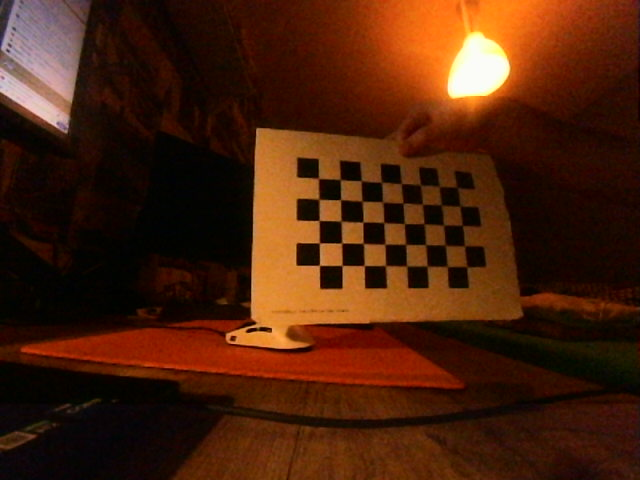
//> input picture utils/calibration/images/left/0_frame.png, 640 x 480 px, given in place of the camera
$ ./stereo_calibration   (built with g++ and OpenCV 4)
//> lines starting //> are read from the running program, lines starting //| are printed output that depends on the picture
// g++ -std=c++17 stereo_calibration.cpp -o calibration `pkg-config --cflags --libs opencv4`

#include <iostream>
#include <string>
#include <vector>
#include <filesystem>
#include <algorithm>
#include "opencv2/opencv.hpp"
#include <opencv2/calib3d.hpp>
#include <opencv2/highgui.hpp>
#include <opencv2/imgproc.hpp>

using namespace std;
using namespace cv;
namespace fs = std::filesystem;

const string LEFT_FRAME_PATH = "images/left";
const string RIGHT_FRAME_PATH = "images/right";

const int CHECKERBOARD_WIDTH = 8;
const int CHECKERBOARD_HEIGHT = 5;
const float SQUARE_SIZE = 0.025f;
const Size boardSize(CHECKERBOARD_WIDTH, CHECKERBOARD_HEIGHT);

void create_folders();
void camera_stereo_calibration();
void capture_frames();

int main() {
    create_folders();
    capture_frames();
    camera_stereo_calibration();
    return 0;
}

void create_folders(){
    try {
        if (!fs::exists(LEFT_FRAME_PATH)) {
            fs::create_directories(LEFT_FRAME_PATH);
            cout << "Folder created : " << LEFT_FRAME_PATH << endl;
        }
        if (!fs::exists(RIGHT_FRAME_PATH)) {
            fs::create_directories(RIGHT_FRAME_PATH);
            cout << "Folder created : " << RIGHT_FRAME_PATH << endl;
        }
    } catch (const fs::filesystem_error& e) {
        cerr << "Error with folders creation : " << e.what() << endl;
    }
}

void camera_stereo_calibration(){
    vector<vector<Point3f>> objpoints;
    vector<vector<Point2f>> imgpointsL, imgpointsR;
    vector<Point3f> objp;
    vector<String> imagesL, imagesR;

    Mat frameL, frameR, grayL, grayR;
    Mat K1, D1, K2, D2;
    Mat R, T, E, F;
    K1 = Mat::eye(3, 3, CV_64F);
    K2 = Mat::eye(3, 3, CV_64F);

    for (int i = 0; i < CHECKERBOARD_HEIGHT; i++) {
        for (int j = 0; j < CHECKERBOARD_WIDTH; j++) {
            objp.push_back(Point3f(j * SQUARE_SIZE, i * SQUARE_SIZE, 0));
        }
    }

    glob("images/left/*.png", imagesL);
    glob("images/right/*.png", imagesR);

    sort(imagesL.begin(), imagesL.end());
    sort(imagesR.begin(), imagesR.end());

    if (imagesL.size() != imagesR.size() || imagesL.empty()) {
        cerr << "Error : The number of images are different or folders are empty." << endl;
        return;
    }

    for (size_t i = 0; i < imagesL.size(); i++) {
        frameL = imread(imagesL[i]);
        frameR = imread(imagesR[i]);

        if (frameL.empty() || frameR.empty()) continue;

        cvtColor(frameL, grayL, COLOR_BGR2GRAY);
        cvtColor(frameR, grayR, COLOR_BGR2GRAY);

        vector<Point2f> cornersL, cornersR;

        bool foundL = findChessboardCorners(grayL, boardSize, cornersL,
            CALIB_CB_ADAPTIVE_THRESH | CALIB_CB_NORMALIZE_IMAGE);
        bool foundR = findChessboardCorners(grayR, boardSize, cornersR,
            CALIB_CB_ADAPTIVE_THRESH | CALIB_CB_NORMALIZE_IMAGE);

        if (foundL && foundR) {
            cornerSubPix(grayL, cornersL, Size(11, 11), Size(-1, -1),
                TermCriteria(TermCriteria::EPS + TermCriteria::COUNT, 30, 0.01));
            cornerSubPix(grayR, cornersR, Size(11, 11), Size(-1, -1),
                TermCriteria(TermCriteria::EPS + TermCriteria::COUNT, 30, 0.01));

            imgpointsL.push_back(cornersL);
            imgpointsR.push_back(cornersR);
            objpoints.push_back(objp);

            drawChessboardCorners(frameL, boardSize, cornersL, foundL);
            imshow("Detection Left", frameL);
            waitKey(10);
        }
    }

    destroyAllWindows();

    if (imgpointsL.empty()) {
        cerr << "No pair found for the calibration." << endl;
        return;
    }

    double rms = stereoCalibrate(objpoints, imgpointsL, imgpointsR, K1, D1, K2, D2, frameL.size(), R, T, E, F, CALIB_RATIONAL_MODEL, TermCriteria(TermCriteria::COUNT + TermCriteria::EPS, 100, 1e-5));

    cout << "Calibration finished : RMS Error: " << rms << endl;
    cout << "Matrix (K1):\n" << K1 << endl;
    cout << "Matrix (K2):\n" << K2 << endl;
    cout << "Translation (T):\n" << T << endl;
    cout << "Rotation (R):\n" << R << endl;

    FileStorage fs("stereo_calib.xml", FileStorage::WRITE);
    fs << "K1" << K1 << "D1" << D1;
    fs << "K2" << K2 << "D2" << D2;
    fs << "R" << R << "T" << T;
    fs.release();

    cout << "Settings saved in 'stereo_calib.xml'" << endl;
}

void capture_frames(){
    VideoCapture cap(2);

    cap.set(CAP_PROP_FOURCC, VideoWriter::fourcc('M', 'J', 'P', 'G'));
    cap.set(CAP_PROP_FRAME_WIDTH, 1280);
    cap.set(CAP_PROP_FRAME_HEIGHT, 640);

    if (!cap.isOpened()) {
        cerr << "Error : Impossible to open the camera" << endl;
        return;
    }

    namedWindow("Left", WINDOW_NORMAL);
    namedWindow("Right", WINDOW_NORMAL);

    resizeWindow("Left", 640, 480);
    resizeWindow("Right", 640, 480);

    Mat frame, left_img, right_img;
    int capture_count = 0;

    cout << "Press 's' to save a frame or 'q' to exit." << endl;

    while (true) {
        cap >> frame;
//> frame is the input picture: 480 rows x 640 cols, CV_8UC3; mean B, G, R 12.2, 33.4, 74

        if (frame.empty()) {
            cerr << "Error: Could not capture a frame" << endl;
            break;
        }

        int width = frame.cols;
//> width = 640
        int height = frame.rows;
//> height = 480
        int mid = width / 2;
//> mid = 320

        if (width == 0 || height == 0) continue;

        Rect left_roi(0, 0, mid, height);
//> left_roi = Rect(0, 0, 320, 480)
        Rect right_roi(mid, 0, width - mid, height);
//> right_roi = Rect(320, 0, 320, 480)

        left_img = frame(left_roi);
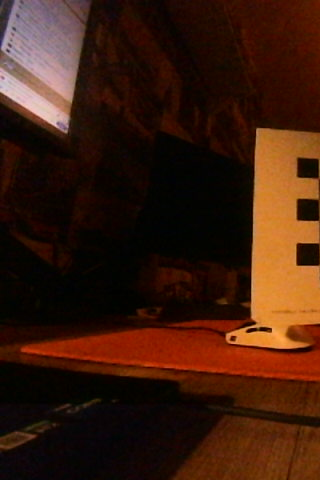
//> left_img: 480 rows x 320 cols, CV_8UC3; mean B, G, R 13.6, 28.3, 60.1
        right_img = frame(right_roi);
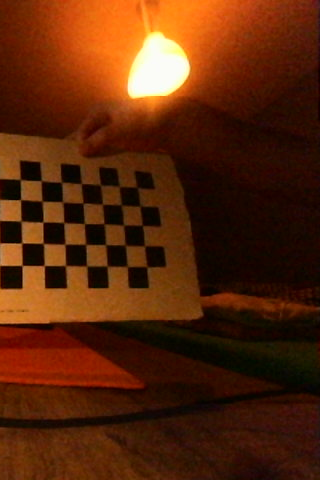
//> right_img: 480 rows x 320 cols, CV_8UC3; mean B, G, R 10.7, 38.4, 87.9

        imshow("Left", left_img);
        imshow("Right", right_img);

        char key = (char)waitKey(1);
//> the 'q' key is pressed

        if (key == 'q') {
            break;
        }
        else if (key == 's') {
            try {
                string left_filename = LEFT_FRAME_PATH + "/" + to_string(capture_count) + "_frame.png";
                string right_filename = RIGHT_FRAME_PATH + "/" + to_string(capture_count) + "_frame.png";

                if (!imwrite(left_filename, left_img)) {
                    throw runtime_error("imwrite failed for left image.");
                }
                cout << "Frame saved (" << capture_count << ") : " << left_filename << endl;

                if (!imwrite(right_filename, right_img)) {
                    throw runtime_error("imwrite failed for right image.");
                }
                cout << "Frame saved (" << capture_count << ") : " << right_filename << endl;

                capture_count++;

                if (capture_count >= 20) {
                    cout << "Capture limit reached (20 frames)." << endl;
                    break;
                }
            }
            catch (const std::exception& e) {
                cerr << "Error while saving images: " << e.what() << endl;
            }
        }
    }

    destroyAllWindows();
    cap.release();
}

$ run again, on utils/calibration/images/left/13_frame.png
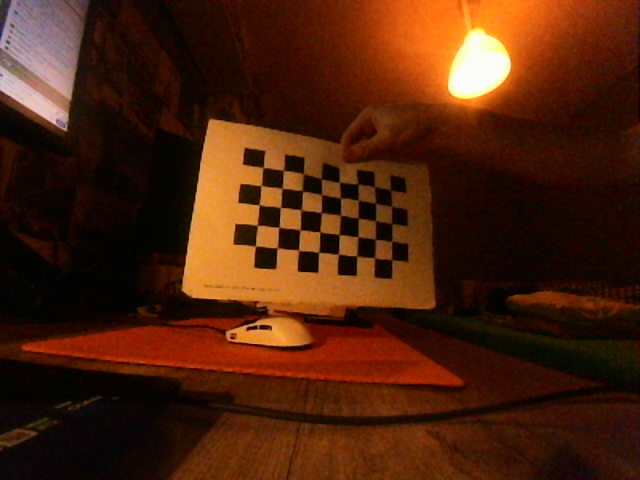
//> input picture utils/calibration/images/left/13_frame.png, 640 x 480 px, given in place of the camera
//> in capture_frames, frame is the input picture: 480 rows x 640 cols, CV_8UC3; mean B, G, R 12.1, 34.1, 75.6
//> in capture_frames, `left_img = frame(left_roi);`:
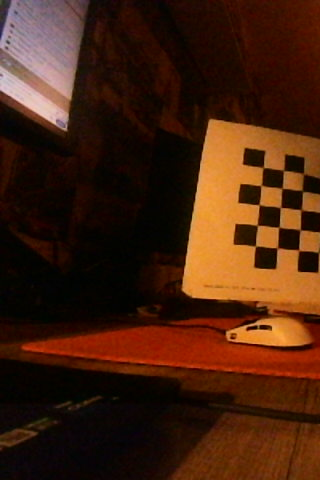
//> left_img: 480 rows x 320 cols, CV_8UC3; mean B, G, R 15.2, 34.1, 69.4
//> in capture_frames, `right_img = frame(right_roi);`:
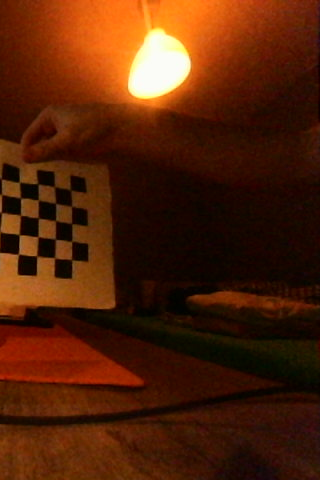
//> right_img: 480 rows x 320 cols, CV_8UC3; mean B, G, R 8.9, 34.1, 81.8
